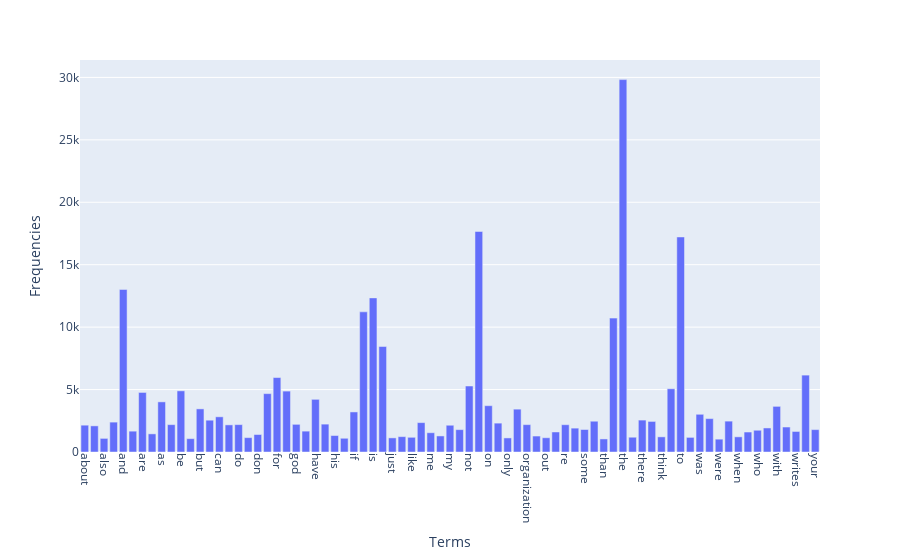

Notebook source saved alongside this figure:
### Markdown cell above
### >>> **Exercise 14 (take home):** 
The chart above only contains 300 vocabulary in the documents, and it's already computationally intensive to both compute and visualize. Can you efficiently reduce the number of terms you want to visualize as an exercise.

### Code cell
# Answer here
# If I want to visualize terms with frequency > 1000
num = 1000


filtered_data = {
    'Terms': [term for term, freq in zip(count_vect.get_feature_names_out(), term_frequencies) if freq > num],
    'Frequencies': [freq for freq in term_frequencies if freq > num]
}
df_filtered = pd.DataFrame(filtered_data)

fig = plot_ex.bar(df_filtered, x='Terms', y='Frequencies')
fig.update_xaxes(tickangle=90)

fig.show()

### Figure 1 — Plotly figure (JSON) as saved in the notebook; plotly's stock layout.template omitted (floating-point values rounded to 4 significant figures)
{"data": [{"alignmentgroup": "True", "hovertemplate": "Terms=%{x}<br>Frequencies=%{y}<extra></extra>", "legendgroup": "", "marker": {"color": "#636efa", "pattern": {"shape": ""}}, "name": "", "offsetgroup": "", "orientation": "v", "showlegend": false, "textposition": "auto", "type": "bar", "x": ["about", "all", "also", "an", "and", "any", "are", "article", "as", "at", "be", "been", "but", "by", "can", "com", "do", "does", "don", "edu", "for", "from", "god", "has", "have", "he", "his", "how", "if", "in", "is", "it", "just", "know", "like", "lines", "me", "more", "my", "no", "not", "of", "on", "one", "only", "or", "organization", "other", "out", "people", "re", "so", "some", "subject", "than", "that", "the", "their", "there", "they", "think", "this", "to", "university", "was", "we", "were", "what", "when", "which", "who", "will", "with", "would", "writes", "you", "your"], "xaxis": "x", "y": [2148, 2093, 1090, 2393, 13017, 1669, 4769, 1453, 4015, 2191, 4898, 1068, 3453, 2548, 2818, 2172, 2193, 1151, 1400, 4675, 5962, 4877, 2216, 1671, 4218, 2232, 1318, 1100, 3208, 11226, 12343, 8447, 1130, 1230, 1177, 2353, 1543, 1286, 2143, 1791, 5285, 17660, 3709, 2312, 1127, 3432, 2192, 1278, 1142, 1604, 2186, 1912, 1802, 2464, 1045, 10723, 29825, 1184, 2556, 2448, 1213, 5063, 17222, 1170, 3020, 2674, 1028, 2472, 1215, 1599, 1742, 1925, 3655, 2000, 1645, 6157, 1793], "yaxis": "y"}], "layout": {"barmode": "relative", "legend": {"tracegroupgap": 0}, "margin": {"t": 60}, "xaxis": {"anchor": "y", "domain": [0, 1], "tickangle": 90, "title": {"text": "Terms"}}, "yaxis": {"anchor": "x", "domain": [0, 1], "title": {"text": "Frequencies"}}}}
